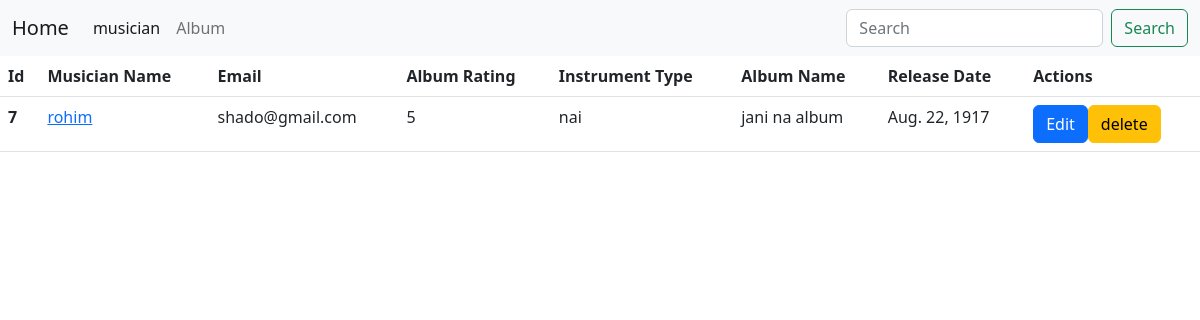
Before: / with the older database file.
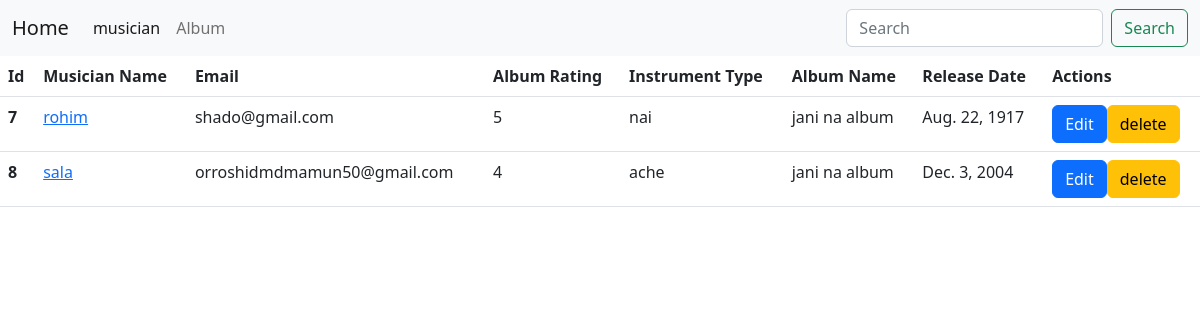
After: the same page with the newer database file.
### Album/models.py (models this page shows, shortened)
class Album(models.Model):
    Album_Name=models.CharField(max_length=50)
    musician_model= models.ForeignKey(musician, on_delete=models.CASCADE, default=None)
    Album_release_date=models.DateField()
    Rating = models.IntegerField()
    tmp = [MaxValueValidator(5),MinValueValidator(0)]

### musician/models.py (models this page shows, shortened)
class musician(models.Model):
    first_Name = models.CharField(max_length=100)
    last_Name = models.CharField(max_length=100)
    email=models.EmailField(max_length=100)
    phone_no = models.CharField(max_length=12)
    Instrument_Type =models.CharField(max_length=50)

### prectice/views.py (the view)
# urls.py: 2. Add a URL to urlpatterns:  path('', views.home, name='home')
def home(request):
    data = Album.objects.all()
    return render(request, 'index.html', {'data' : data})

### templates/index.html
{% extends 'base.html' %}
{% block content %}
<table class="table">
    <thead>
      <tr>
        <th scope="col">Id</th>
        <th scope="col">Musician Name</th>
        <th scope="col">Email</th>
        <th scope="col">Album Rating</th>
        <th scope="col">Instrument Type</th>
        <th scope="col">Album Name</th>
        <th scope="col">Release Date</th>
        <th scope="col">Actions</th>
      </tr>
    </thead>
    <tbody>
      {% for Alb in data %}
      <tr>
        <th scope="row">{{Alb.id}}</th>
        <td><a href="{% url 'edit' Alb.id %}">{{Alb.musician_model.first_Name}}</a></td>
        <td>{{Alb.musician_model.email}}</td>
        <td>{{Alb.Rating}}</td>
        <td>{{Alb.musician_model.Instrument_Type}}</td>
        <td>{{Alb.Album_Name}}</td>
        <td>{{Alb.Album_release_date}}</td>
        <td><a class="btn btn-primary " href="{% url 'edit' Alb.id %}">Edit</a><a class="btn btn-warning" href="{% url 'delete' Alb.id %}">delete</a></td>
      </tr>
      {% endfor %}
    </tbody>
  </table>
{% endblock %}

### templates/base.html (shortened to what this page needs)
<!DOCTYPE html>
<html lang="en">
<head>
    <link href="https://cdn.jsdelivr.net/npm/bootstrap@5.2.3/dist/css/bootstrap.min.css" rel="stylesheet">
</head>
<body>
    <nav class="navbar navbar-expand-lg bg-light">
        <div class="container-fluid">
          <a class="navbar-brand" href="{% url 'homepage' %}">Home</a>
          <div class="collapse navbar-collapse" id="navbarTogglerDemo03">
            <ul class="navbar-nav me-auto mb-2 mb-lg-0">
              <li class="nav-item">
                <a class="nav-link active" aria-current="page" href="{% url 'musician' %}">musician</a>
              </li>
              <li class="nav-item">
                <a class="nav-link" href="{% url 'add_Album' %}">Album</a>
              </li>
            </ul>
            <form class="d-flex" role="search">
              <input class="form-control me-2" type="search" placeholder="Search" aria-label="Search">
              <button class="btn btn-outline-success" type="submit">Search</button>
            </form>
          </div>
        </div>
      </nav>
      {% block content %}
      {% endblock %}
</body>
</html>

Changed rows visible on the page:
added Album: id "8", musician_model.first_Name "sala", musician_model.email "orroshidmdmamun50@gmail.com", Rating "4", musician_model.Instrument_Type "ache", Album_Name "jani na album", Album_release_date "Dec. 3, 2004"
